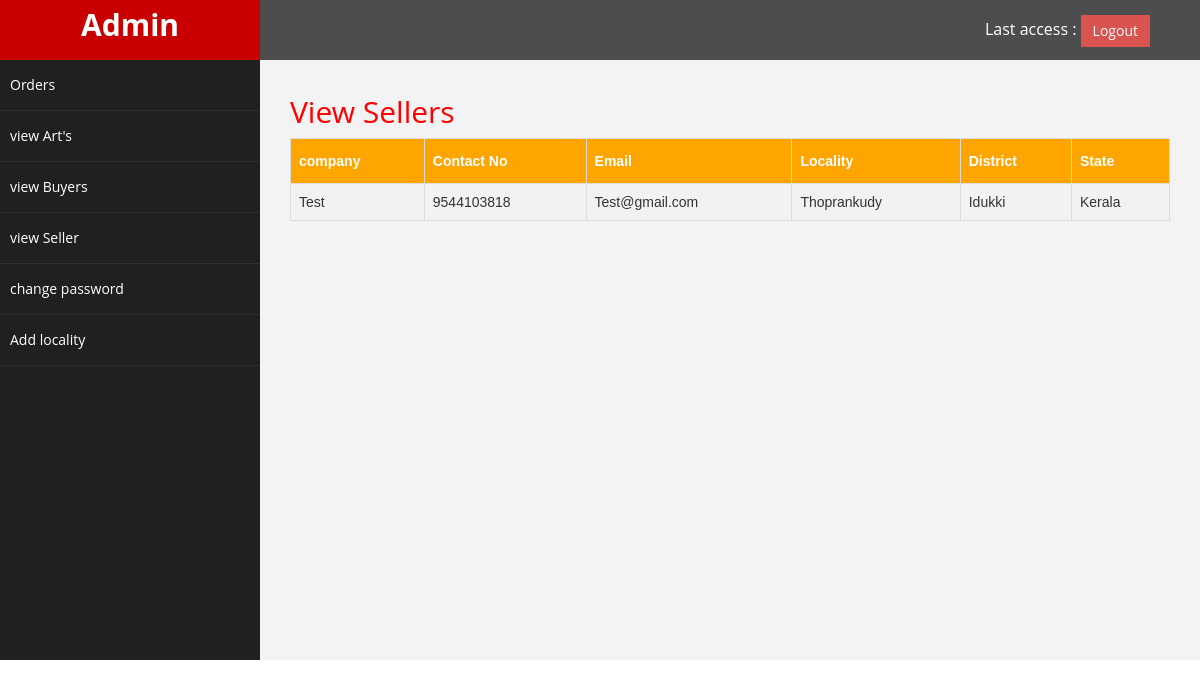
The page /admin/view_seller.php (signed in) on the database as committed earlier.
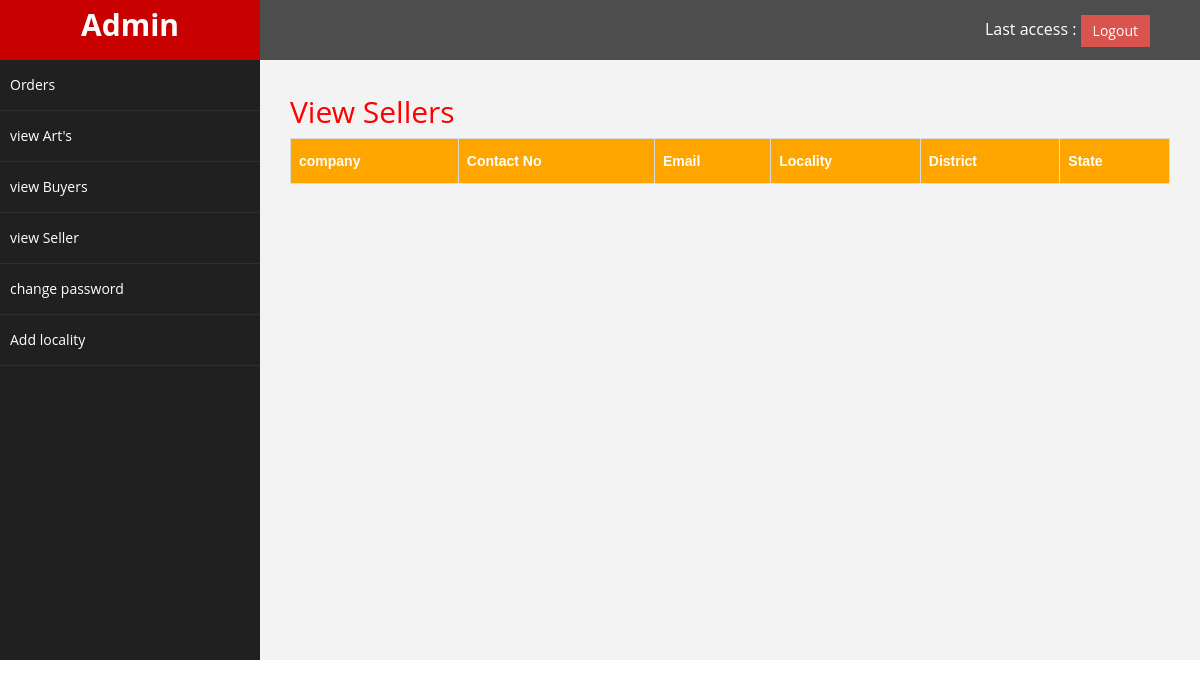
The same page on the database as committed later.
### tables this page shows
CREATE TABLE `seller` (
  `id` int(11) NOT NULL,
  `cname` varchar(30) NOT NULL,
  `name` varchar(30) NOT NULL,
  `address` varchar(50) NOT NULL,
  `mobile` bigint(14) NOT NULL,
  `email` varchar(30) NOT NULL,
  `locality` varchar(30) NOT NULL,
  `dis` varchar(30) NOT NULL,
  `state` varchar(30) NOT NULL,
  `password` varchar(30) NOT NULL
);

### admin/view_seller.php (the view, shortened to what this page needs)
<?php
require("dbconfig.php");
$sql = "select * from seller";
$result = mysqli_query($con, $sql);
?>
<!DOCTYPE html>
<html>
<head>
  <link href="assets/css/bootstrap.css" rel="stylesheet" />
  <link href="assets/css/font-awesome.css" rel="stylesheet" />
  <link href="assets/css/custom.css" rel="stylesheet" />
</head>
<body>
  <div id="wrapper">
    <nav class="navbar navbar-default navbar-cls-top " role="navigation" style="margin-bottom: 0">
      <div class="navbar-header">
        <a class="navbar-brand">Admin</a>
      </div>
      <div style="color: white;padding: 15px 50px 5px 50px;float: right;font-size: 16px;">
        Last access :
        <a href="logout.php" class="btn btn-danger square-btn-adjust">Logout</a>
      </div>
    </nav>
    <nav class="navbar-default navbar-side" role="navigation">
      <div class="sidebar-collapse">
        <ul class="nav" id="main-menu">
          <li><a href="home.php">Orders</a> </li>
          <li><a href="arts.php">view Art's</a> </li>
          <li><a href="view_buyers.php">view Buyers</a> </li>
          <li><a href="view_seller.php">view Seller</a> </li>
          <li><a href="change_password.php">change password</a></li>
          <li><a href="add_locality.php">Add locality</a></li>
        </ul>
      </div>
    </nav>
    <div id="page-wrapper">
      <div>
        <h2>View Sellers</h2>
        <table id="customers">
          <tr>
            <th>company</th>
            <th>Contact No</th>
            <th>Email</th>
            <th>Locality</th>
            <th>District</th>
            <th>State</th>
          </tr>
          <?php
          while ($row = mysqli_fetch_object($result)) {
            ?>
            <tr>
              <form method="post">
                <td><?php echo $row->cname; ?></td>
                <td><?php echo $row->mobile ?></td>
                <td><?php echo $row->email ?></td>
                <td><?php echo $row->locality ?></td>
                <td><?php echo $row->dis ?></td>
                <td><?php echo $row->state ?></td>
              </form>
            <?php
            }
            ?>
        </table>
      </div>
    </div>
  </div>
</body>
</html>

### admin/assets/css/custom.css (style rules this page uses)
body { font-family: 'Open Sans', sans-serif; }
#wrapper { width: 100%; background:#202020; }
#page-wrapper { padding: 15px 15px; min-height: 100px; background:#F3F3F3; }
h2 { color: #f00; }
.square-btn-adjust { border: 0px solid transparent; -webkit-border-radius: 0px; -moz-border-radius: 0px; border-radius: 0px; }
.navbar-cls-top .navbar-brand { color: #fff; background: #C90000; width: 260px; text-align: center; height: 60px; font-size: 30px; font-weight: 700; }
.sidebar-collapse , .sidebar-collapse .nav { background:none; }
.sidebar-collapse .nav { padding:0; }
.sidebar-collapse .nav > li > a { color:#fff; background:#202020; text-shadow:none; }
.sidebar-collapse > .nav > li > a { padding:15px 10px; }
.sidebar-collapse > .nav > li { border-bottom: 1px solid rgba(107, 108, 109, 0.19); }
.navbar-side { border:none; background-color: #202020; }
.navbar-cls-top { background:#4D4D4D; border-bottom:none; }
.navbar-default { border:0px solid black; }
.navbar-header { background: #A70303; }
@media (min-width:768px) { #page-wrapper { margin: 0 0 0 260px; padding: 15px 30px; min-height: 600px; } }
@media (min-width:768px) { .navbar-side { z-index: 1; position: absolute; width: 260px; } }
@media (min-width:768px) { .navbar { border-radius: 0px; } }

### admin/view_seller.php (style rules this page uses)
#customers { font-family: "Trebuchet MS", Arial, Helvetica, sans-serif; border-collapse: collapse; width: 100%; margin-bottom: 50px; }
#customers td, #customers th { border: 1px solid #ddd; padding: 8px; }
#customers th { padding-top: 12px; padding-bottom: 12px; text-align: left; background-color: orange; color: white; }
#customers tr:nth-child(even) { background-color: #f2f2f2; }

Rows that differ between the two databases and show on the page:
removed seller: cname "Test", mobile "9544103818", email "Test@gmail.com", locality "Thoprankudy", dis "Idukki", state "Kerala"
